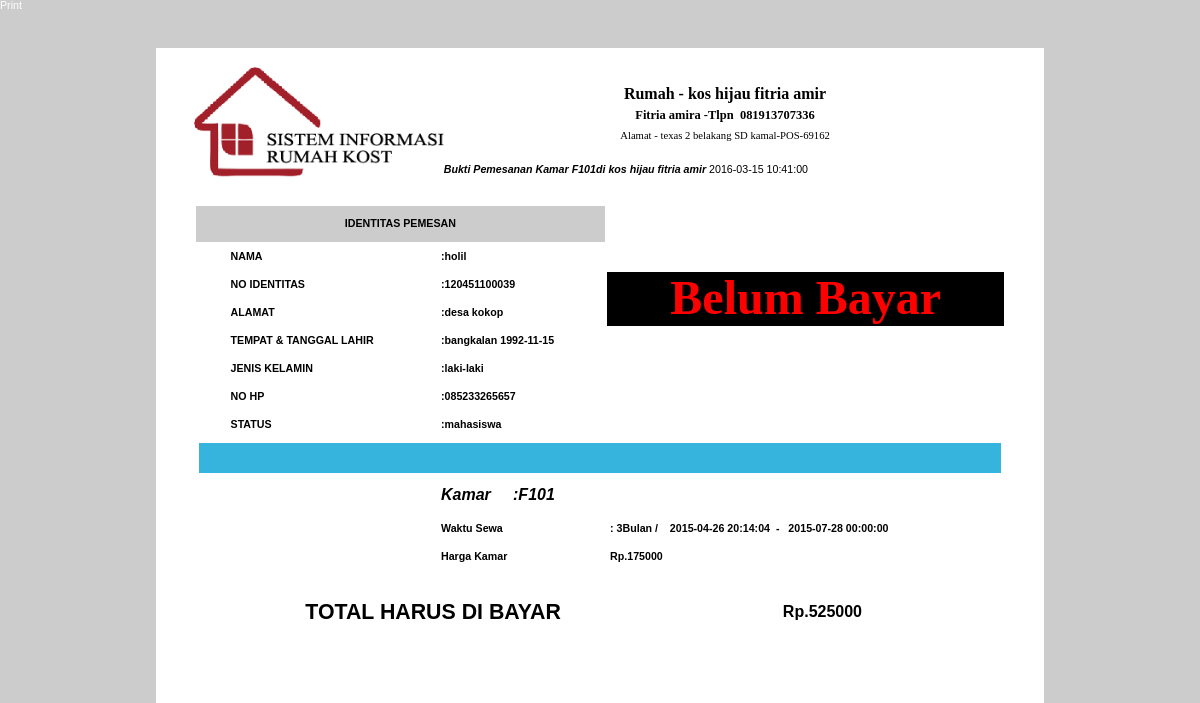
/pemesan/kartupemesanan.php (signed in), run on the app's committed database.
### tables this page shows
CREATE TABLE IF NOT EXISTS `rumah_kost` (
  `id_rumah` int(11) NOT NULL AUTO_INCREMENT,
  `id_member` int(11) NOT NULL,
  `Nama_kost` varchar(100) NOT NULL,
  `alamat_kost` varchar(500) NOT NULL,
  `id_kecamatan` int(11) NOT NULL,
  `id_kelurahan` int(11) NOT NULL,
  `fasilitas` varchar(500) NOT NULL,
  `latitude` float NOT NULL,
  `longitude` float NOT NULL,
  `lain_lain` varchar(500) NOT NULL,
  `harga_terendah` varchar(100) NOT NULL,
  `jenis_kost` varchar(50) NOT NULL,
  `kategori` varchar(100) NOT NULL,
  `id_metode` int(11) NOT NULL,
  `foto` varchar(1000) NOT NULL,
  PRIMARY KEY (`id_rumah`)
);

CREATE TABLE IF NOT EXISTS `member` (
  `id_member` int(11) NOT NULL AUTO_INCREMENT,
  `nama` varchar(100) NOT NULL,
  `ktp` varchar(30) NOT NULL,
  `username` varchar(100) NOT NULL,
  `password` varchar(100) NOT NULL,
  `alamat` varchar(100) NOT NULL,
  `tempat_lahir` varchar(100) NOT NULL,
  `tgl_lahir` date NOT NULL,
  `jk` varchar(30) NOT NULL,
  `no_hp` varchar(30) NOT NULL,
  `email` varchar(30) NOT NULL,
  `No_rek` varchar(30) NOT NULL,
  `Bank` varchar(20) NOT NULL,
  PRIMARY KEY (`id_member`)
);

CREATE TABLE IF NOT EXISTS `kamar` (
  `id_kamar` int(11) NOT NULL AUTO_INCREMENT,
  `id_rumah` int(11) NOT NULL,
  `id_member` int(11) NOT NULL,
  `kamar` varchar(500) NOT NULL,
  `fasilitas_kamar` varchar(500) NOT NULL,
  `kouta` int(11) NOT NULL,
  `harga` varchar(500) NOT NULL,
  `waktu_sewa` varchar(100) NOT NULL,
  `keterangan_kamar` text NOT NULL,
  PRIMARY KEY (`id_kamar`)
);

CREATE TABLE IF NOT EXISTS `penghuni` (
  `id_penghuni` int(11) NOT NULL AUTO_INCREMENT,
  `no_identitas` varchar(30) NOT NULL,
  `jenis_id` varchar(20) NOT NULL,
  `nama_p` varchar(100) NOT NULL,
  `username` varchar(50) NOT NULL,
  `password` varchar(50) NOT NULL,
  `email` varchar(100) NOT NULL,
  `alamat` varchar(100) NOT NULL,
  `tempat_lahir` varchar(100) NOT NULL,
  `tgl_lahir` date NOT NULL,
  `jk` varchar(30) NOT NULL,
  `phone` varchar(30) NOT NULL,
  `status_p` varchar(50) NOT NULL,
  PRIMARY KEY (`id_penghuni`)
);

CREATE TABLE IF NOT EXISTS `sewa` (
  `id_pesan` int(11) NOT NULL AUTO_INCREMENT,
  `id_penghuni` int(11) NOT NULL,
  `id_rumah` int(11) NOT NULL,
  `id_kamar` int(11) NOT NULL,
  `id_member` int(11) NOT NULL,
  `tanggal` timestamp NOT NULL DEFAULT CURRENT_TIMESTAMP ON UPDATE CURRENT_TIMESTAMP,
  `batas` timestamp NOT NULL DEFAULT '0000-00-00 00:00:00',
  `timer_pemesanan` timestamp NOT NULL DEFAULT '0000-00-00 00:00:00',
  `status` varchar(200) NOT NULL,
  PRIMARY KEY (`id_pesan`)
);

### pemesan/kartupemesanan.php (the view, shortened to what this page needs)
<?php
if ($_SESSION['id_penghuni']) {
    $id_penghuni = $_SESSION['id_penghuni'];
    ?>
    <!DOCTYPE HTML PUBLIC "-//W3C//DTD XHTML 1.0 Strict//EN" "http://www.w3.org/TR/xhtml1/DTD/xhtml1-strict.dtd">
    <html xml:lang="en" xmlns="http://www.w3.org/1999/xhtml" lang="en"><head>
                                    </head><body>
                                        <a href="#" id="print" onclick="window.print();document.getElementById('print').style.display='none';window.close();" style="text-decoration:none; color:white;" title="Print">Print</a>
                                        <?php
                                        $ambil = mysql_query("select * from sewa where id_penghuni='$id_penghuni'");
                                        $t = mysql_fetch_array($ambil);
                                        $bag = mysql_query("select * from penghuni where id_penghuni='$t[id_penghuni]'");
                                        $p = mysql_fetch_array($bag);
                                        $bag = mysql_query("select * from member where id_member='$t[id_member]'");
                                        $m = mysql_fetch_array($bag);
                                        $bag = mysql_query("select * from rumah_kost where id_rumah='$t[id_rumah]'");
                                        $r = mysql_fetch_array($bag);
                                        $bag = mysql_query("select * from kamar where id_kamar='$t[id_kamar]'");
                                        $k = mysql_fetch_array($bag);
                                        $total = $k[harga] * $k[waktu_sewa];
                                        ?>
                                        <div class="page">
                                            <div class="header">
                                                <img style="float: left;" src="images/logo.png" alt="tut" width="250">
                                                    <br></br>
                                                    <div class="left"><h2>Rumah - <?php echo $r['Nama_kost']; ?></h2></div><br>
                                                    <div class="left"><h3><?php echo $m['nama']; ?> -Tlpn&nbsp;&nbsp;<?php echo $m['no_hp']; ?></h3></div>
                                                    <br><div class="left">Alamat - <?php echo $r['alamat_kost']; ?>-POS-<?php echo $r['id_kecamatan'] ?></div>
                                            </div>
                                            <div class="header5">
                                                <div><B><i>Bukti Pemesanan Kamar <?php echo $k['kamar']; ?>di&nbsp;<?php echo $r['Nama_kost']; ?></i></b> <? echo date('Y-m-d H:i:s') ?></div>
                                            </div>
                                            <div class="content">
                                                <table width="100%" height="100%" border="1" cellpadding="0" cellspacing="0" bordercolor="#ffffff" class="tbTopik">
                                                    <tr class="head"  >
                                                        <td class="center" colspan="4" rowspan="2" height="30px"  bgcolor="#CCCCCC">IDENTITAS PEMESAN</td>
                                                        <td class="center"  colspan="3" rowspan="2" height="20px"></td>
                                                    </tr>
                                                    <tr > <td class="center" colspan="2" height="20px"></td>
                                                        <td class="left" height="20px">NAMA </td>
                                                        <td class="left"  height="20px"><b>:<?php echo $p['nama_p']; ?></b></td>
                                                        <td class="center"   colspan="2" height="10px"<h2><i></i></h2></td>
                                                    </tr>
                                                    <tr> <td class="center" colspan="2" height="20px"></td>
                                                        <td class="left"  height="20px">NO IDENTITAS</td>
                                                        <td class="left" height="20px"><b>:<?php echo $p['no_identitas']; ?></b></td>
                                                        <td bgcolor="black" class="center" rowspan="2" colspan="2" height="20px"><font color='red' face='verdana' size='5'><h1><b><?php echo $t['status']; ?> </b></h1></font></td>
                                                    </tr>
                                                    <tr > <td class="center" colspan="2" height="20px"></td>
                                                        <td class="left"  height="20px">ALAMAT</td>
                                                        <td class="left" height="20px" ><b> :<?php echo $p['alamat']; ?></b></td>
                                                    </tr>
                                                    <tr> <td class="center" colspan="2" height="20px"></td>
                                                        <td class="left"  height="20px">TEMPAT & TANGGAL LAHIR </td>
                                                        <td class="left" height="20px"><b> :<?php echo $p['tempat_lahir']; ?>&nbsp;<?php echo $p['tgl_lahir']; ?></b></td>
                                                        <td class="left" height="20px"><h2><i></i></h2></td>
                                                        <td class="left" height="20px"></td>
                                                    </tr>
                                                    <tr> <td class="center" colspan="2" height="20px"></td>
                                                        <td class="left"  height="20px">JENIS KELAMIN </td>
                                                        <td class="left" height="20px"><b>:<?php echo $p['jk']; ?></b></td>
                                                        <td class="center"   colspan="2" height="20px"></td>
                                                    </tr>
                                                    <tr> <td class="center" colspan="2" height="20px"></td>
                                                        <td class="left" height="20px">NO HP</td>
                                                        <td class="left" height="20px"><b> :<?php echo $p['phone']; ?></b></td>
                                                        <td class="center" colspan="2" height="20px"></td>
                                                    </tr>
                                                    <tr> <td class="center" colspan="2" height="20px"></td>
                                                        <td class="left"  height="20px">STATUS</td>
                                                        <td class="left" height="20px"><b> :<?php echo $p['status_p']; ?></b></td>
                                                        <td class="left" height="20px"></td>
                                                        <td class="left" height="20px"> </td>
                                                    </tr>
                                                    <tr>
                                                        <td lass="center" colspan="6"  height="20px"> <img style="float: left;" src="images/biru.png" alt="tut" width="100%" height="30"></img></td>
                                                    </tr>
                                                    <tr> <td class="center" colspan="2" height="20px"></td>
                                                        <td class="center" height="20px"></td>
                                                        <td class="left"colspan="3" height="30px"><h2><i>Kamar &nbsp; &nbsp; :<?php echo $k['kamar']; ?></i></h2></td>
                                                    </tr>
                                                    <tr> <td class="center" colspan="2" height="20px"></td>
                                                        <td class="center" height="20px"></td>
                                                        <td class="left" height="20px"><b>Waktu Sewa </b></td>
                                                        <td class="left" colspan="2" height="20px">: <?php echo $k['waktu_sewa']; ?>Bulan  / &nbsp;&nbsp; <?php echo $t['tanggal']; ?>&nbsp;&nbsp;-&nbsp;&nbsp; <?php echo $t['batas']; ?></td>
                                                    </tr>
                                                    <tr> <td class="center" colspan="2" height="20px">&nbsp;&nbsp;&nbsp;&nbsp;&nbsp;</td>
                                                        <td class="center" height="20px"></td>
                                                        <td class="left" height="20px"><b>Harga Kamar  </b></td>
                                                        <td class="left" colspan="2" height="20px">Rp.<?php echo $k['harga']; ?></td>
                                                    </tr>
                                                    <tr> <td class="center" colspan="2" height="20px"></td>
                                                        <td class="left" colspan="3" height="20px"><h1><b> </b></h1></td>
                                                        <td class="left" height="20px"><h2></h2></td>
                                                    </tr>
                                                    <tr> <td class="center" colspan="2" height="20px"></td>
                                                        <td class="center" colspan="3" height="20px"><h1><b>TOTAL HARUS DI BAYAR </b></h1></td>
                                                        <td class="center" height="20px"><h2>Rp.<?php echo $total; ?></h2></td>
                                                    </tr>
                                        </tr><tr> <td class="center" colspan="2" rowspan="2" height="20px"></td>
                                        <td class="center" colspan="4" height="40px"></td>
                                    </tr>
                                    </br></br></table>
                            </div>
                            <?php
                        } else {
                            echo "<script> document.location.href='index.php?page=1&status=<font color=red>Maaf, Sebelum transaksi Anda harus daftar dan login member </font>'; </script>";
                        }
                        ?>

### pemesan/kartupemesanan.php (style rules this page uses)
* { margin:0; padding:0; }
body { background-color:#CCCCCC; color:white; font:normal 8pt/100% Arial,tahoma,sans-serif; }
div.page { background-color:white; color:black; min-height:33cm; margin:1cm auto; padding: 0.5cm 1cm 1cm 1cm; width:21.5cm; }
div.header { background-color:white; border-bottom:3px solid white; font-family:"Times New Roman",serif; padding-bottom:.5cm; text-align:center; color:black; }
div.content { margin-top:.2cm; }
table.tbTopik { width:100%; }
table.tbTopik tr td { margin:2px; padding:3px; }
tr td { font-weight:bold; border:1px solid #ffffff; border-width:1px; }
td.center { text-align:center; }
body { background-color:white; }
div.page { margin:auto; min-height:29.5cm; margin:auto; padding:0 1cm; width:21.5cm; }
div.header { padding-bottom:.5cm; }

### data on the page
rumah_kost: Nama_kost "kos hijau fitria amir", alamat_kost "texas 2 belakang SD kamal", id_kecamatan "69162"
member: nama "Fitria amira", no_hp "081913707336"
kamar: kamar "F101", waktu_sewa "3", harga "175000", total "525000"
penghuni: nama_p "holil", no_identitas "120451100039", alamat "desa kokop", tempat_lahir "bangkalan", tgl_lahir "1992-11-15", jk "laki-laki", phone "085233265657", status_p "mahasiswa"
sewa: status "Belum Bayar", tanggal "2015-04-26 20:14:04", batas "2015-07-28 00:00:00"
